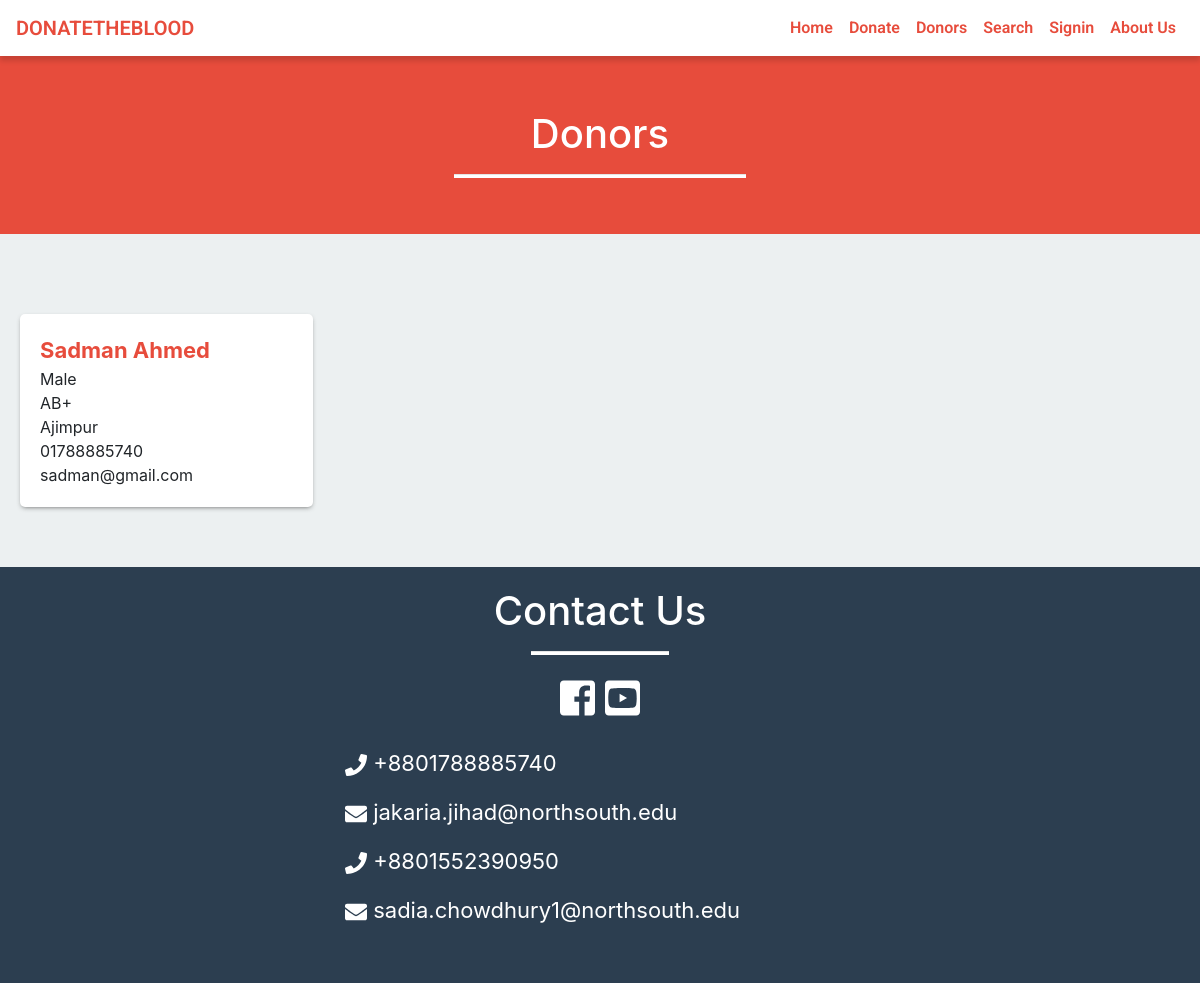
Before: /donor.php with the older database file.
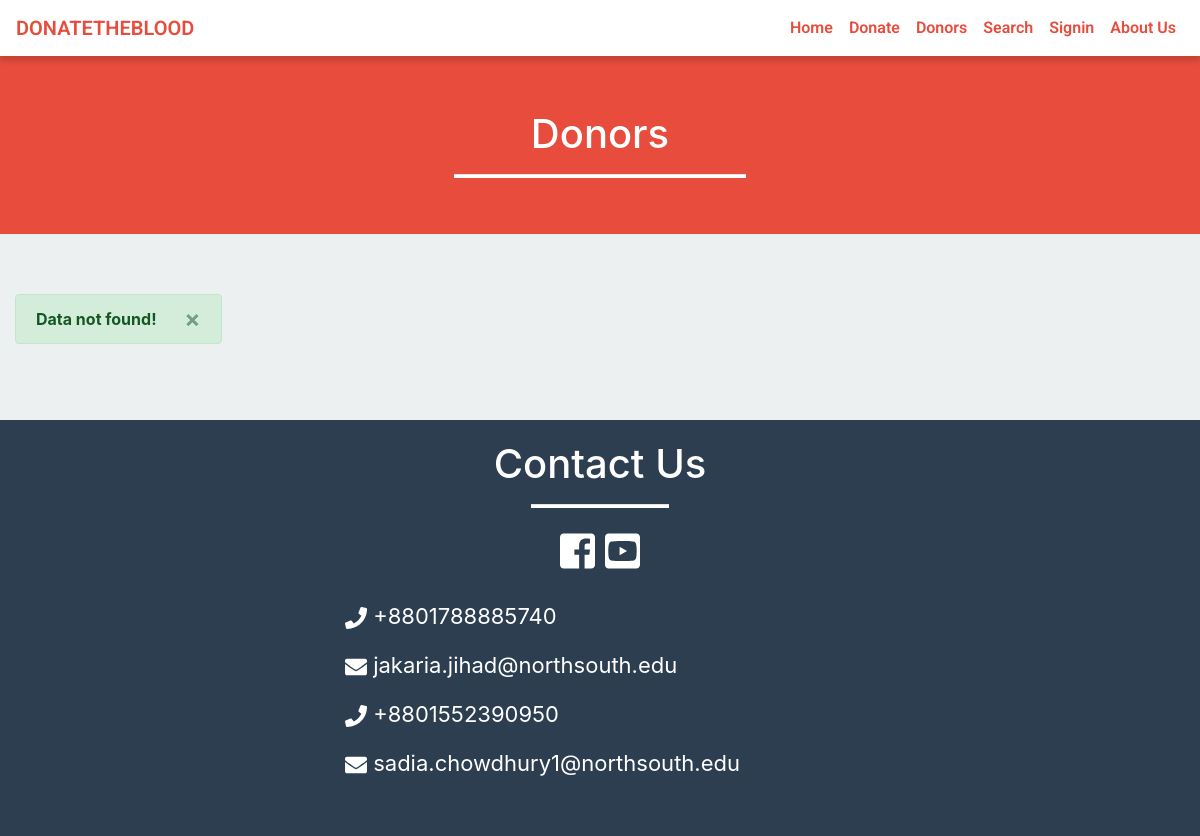
After: the same page with the newer database file.
### tables this page shows
CREATE TABLE `donor` (
  `id` int(11) NOT NULL,
  `name` varchar(50) NOT NULL,
  `gender` varchar(10) NOT NULL,
  `blood_group` varchar(10) NOT NULL,
  `email` varchar(50) NOT NULL,
  `city` varchar(50) NOT NULL,
  `dob` varchar(20) NOT NULL,
  `contact_no` varchar(16) NOT NULL,
  `save_life_date` varchar(20) NOT NULL,
  `password` varchar(100) NOT NULL
);

### donor.php (the view, shortened to what this page needs)
<?php
	include ('include/header.php');
?>
<div class="container-fluid red-background size">
	<div class="row">
		<div class="col-md-6 offset-md-3">
			<h1 class="text-center">Donors</h1>
			<hr class="white-bar">
		</div>
	</div>
</div>
<div class="container" style="padding: 60px 0;">
	<div class="row data">
		<?php
			$sql = "SELECT * FROM donor";
			$result = mysqli_query($connection, $sql);
			if(mysqli_num_rows($result)>0){
				while($row = mysqli_fetch_assoc($result)){
					if($row['save_life_date']==0){
						echo '<div class ="col-md-3 col-sm-12 col-lg-3 donors_data">
						<span class = "name">'.$row['name'].'</span>
						<span>'.$row['gender'].'</span>
						<span>'.$row['blood_group'].'</span>
						<span>'.$row['city'].'</span>
						<span>'.$row['contact_no'].'</span>
						<span>'.$row['email'].'</span>
						</div>';
					}
				}
			}else{
				echo '<div class="alert alert-success alert-dismissible fade show" role="alert">
				<strong>Data not found!</strong>
				<button type="button" class="close" data-dismiss="alert" aria-label="Close">
				  <span aria-hidden="true">&times;</span>
				</button>
			  </div>';
			}
		?>
	</div>
</div>
<?php
	include ('include/footer.php');
?>

### include/header.php (shortened to what this page needs)
<!DOCTYPE html>
	<head>
        <link rel="stylesheet" href="css/styles.css">
        <link rel="stylesheet" type="text/css" href="bootstrap/css/bootstrap.min.css">
		<link rel="stylesheet" href="css/custom.css">
	</head>
<?php
            if(isset($_SESSION['user_id']) && !empty($_SESSION['user_id'])){
                include 'usernav.php';
            }else{
                include 'navigation.php';
            }
?>

### include/navigation.php (shortened to what this page needs)
<body>
<nav id="mainNav" class="navbar fixed-top navbar-default navbar-expand-lg navbar-light bg-light">
  <a class="navbar-brand" href="./index.php">DONATETHEBLOOD</a>
  <div class="collapse navbar-collapse" id="navbarTogglerDemo02">
    <ul class="navbar-nav form-inline my-2 my-lg-0">
      <li class="nav-item">
        <a class="nav-link" href="index.php">Home</a>
      </li>
      <li class="nav-item">
        <a class="nav-link" href="donate.php">Donate</a>
      </li>
      <li class="nav-item">
        <a class="nav-link" href="donor.php">Donors</a>
      </li>
      <li class="nav-item">
        <a class="nav-link" href="search.php">Search</a>
      </li>
      <li class="nav-item">
        <a class="nav-link" href="signin.php">Signin</a>
      </li>
      <li class="nav-item">
        <a class="nav-link" href="about.php">About Us</a>
      </li>
    </ul>
  </div>
</nav>

### include/footer.php (shortened to what this page needs)
			<div class="container-fluid">
				<div class="row contactus">
					<div class="col-md-6 offset-md-3">
						<h1 class="text-center">Contact Us</h1>
						<hr class="white-bar">
							<h1 class="text-center">
								<a  target="_blank" href=""><i style="color: #fff;" class="fab fa-facebook-square"></i></a>
								<a target="_blank" href=""><i style="color: #fff;" class="fab fa-youtube-square"></i></a>
							</h1>
							<div class="details">
								 <p><i class="fa fa-phone"></i> +8801788885740</p>
								<p><i class="fa fa-envelope"></i> jakaria.jihad@northsouth.edu</p>
								<p><i class="fa fa-phone"></i> +8801552390950</p>
								<p><i class="fa fa-envelope"></i> sadia.chowdhury1@northsouth.edu</p>
							</div>
					</div>
				</div>
			</div>
	</body>
</html>

### css/styles.css (style rules this page uses)
body { background: #f1f4f7; padding-top: 50px; color: #5f6468; font-family: "Roboto", sans-serif; }
p { color: #777; }
a, a:hover, a:focus { color: #e74c3c; }
h1, h2, h3, h4, h5, h6 { color: #5f6468; }
h1 { font-weight: 300; font-size: 40px; }
.navbar-nav li a { color: #e74c3c !important; }

### css/custom.css (style rules this page uses)
.navbar-brand, .nav-link { color: #e74c3c !important; }
.navbar-default { background-color: white !important; border-color: rgba(34, 34, 34, 0.05); font-family: 'Roboto', 'Helvetica Neue', Arial, sans-serif; -webkit-transition: all 0.35s; -moz-transition: all 0.35s; transition: all 0.35s; }
@media (min-width: 768px) { .navbar-default { background-color: white !important; border-color: rgba(255, 255, 255, 0.3); } }
nav { -webkit-box-shadow: 0px 5px 5px 0px rgba(0,0,0,0.14); -moz-box-shadow: 0px 5px 5px 0px rgba(0,0,0,0.14); box-shadow: 0px 5px 5px 0px rgba(0,0,0,0.14); font-family: 'Roboto', sans-serif; font-weight: 600; }
body { background-color: #ecf0f1; width: 100%; overflow-x: hidden; }
.white-bar { height: 3px; width: 50%; color: white; background-color: white; }
.red-background { background-color: #e74c3c; min-height: 460px; height: auto; padding: 10px }
.contactus { padding: 20px; background-color: #2c3e50; }
.contactus h1 { color: white; }
.contactus hr { width: 25% !important; }
.contactus p { color: white; }
.details { font-size: 22px; padding: 20px; font-weight: 400px; }

### donor.php (style rules this page uses)
.size { min-height: 0px; padding: 60px 0 40px 0; }
h1 { color: white; }
span { display: block; }
.name { color: #e74c3c; font-size: 22px; font-weight: 700; }
.donors_data { background-color: white; border-radius: 5px; margin:20px 5px 0px 5px; -webkit-box-shadow: 0px 2px 5px -2px rgba(89,89,89,0.95); -moz-box-shadow: 0px 2px 5px -2px rgba(89,89,89,0.95); box-shadow: 0px 2px 5px -2px rgba(89,89,89,0.95); padding: 20px; }

Changed rows visible on the page:
removed donor: name "Sadman Ahmed", gender "Male", blood_group "AB+", city "Ajimpur", contact_no "01788885740", email "sadman@gmail.com"
Other visible differences:
text now shown: "Data not found! ×"
